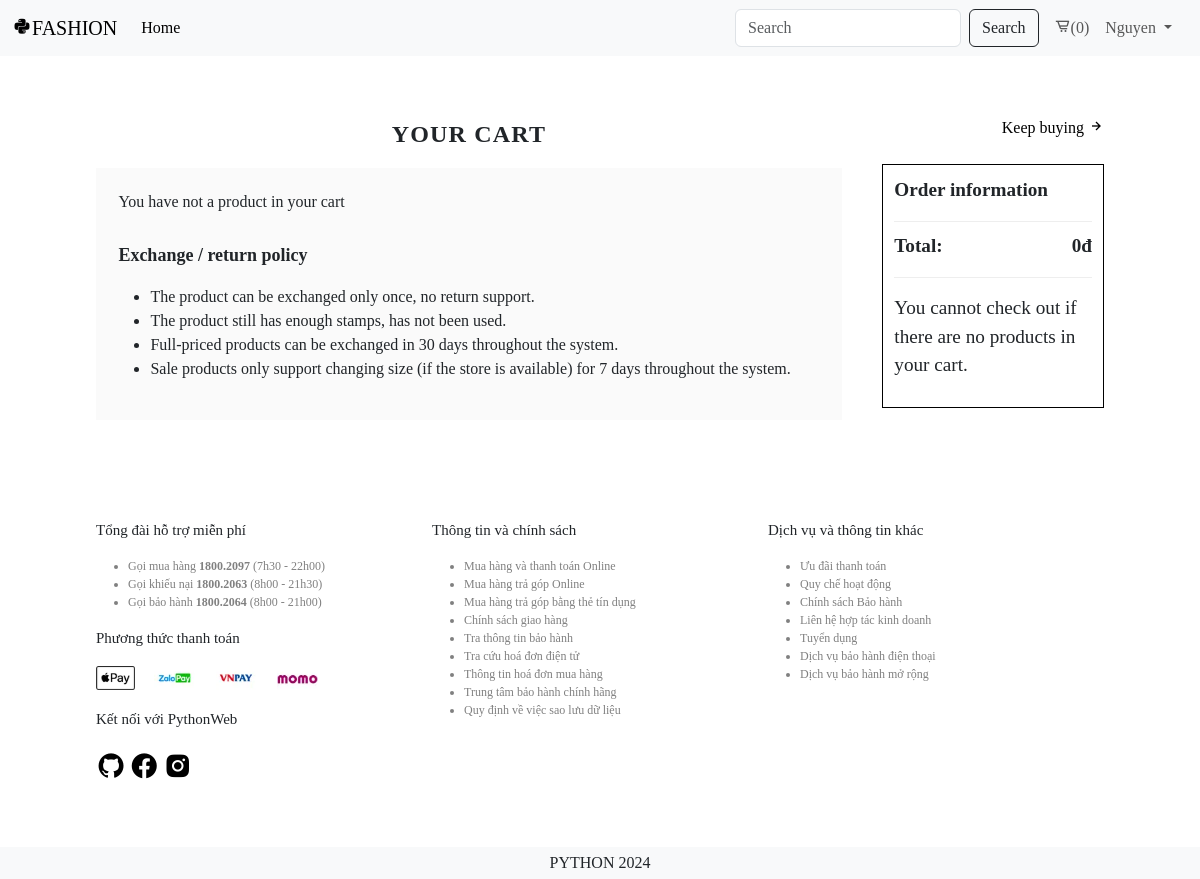
/cart/ (signed in), run on an earlier commit of the app's database.
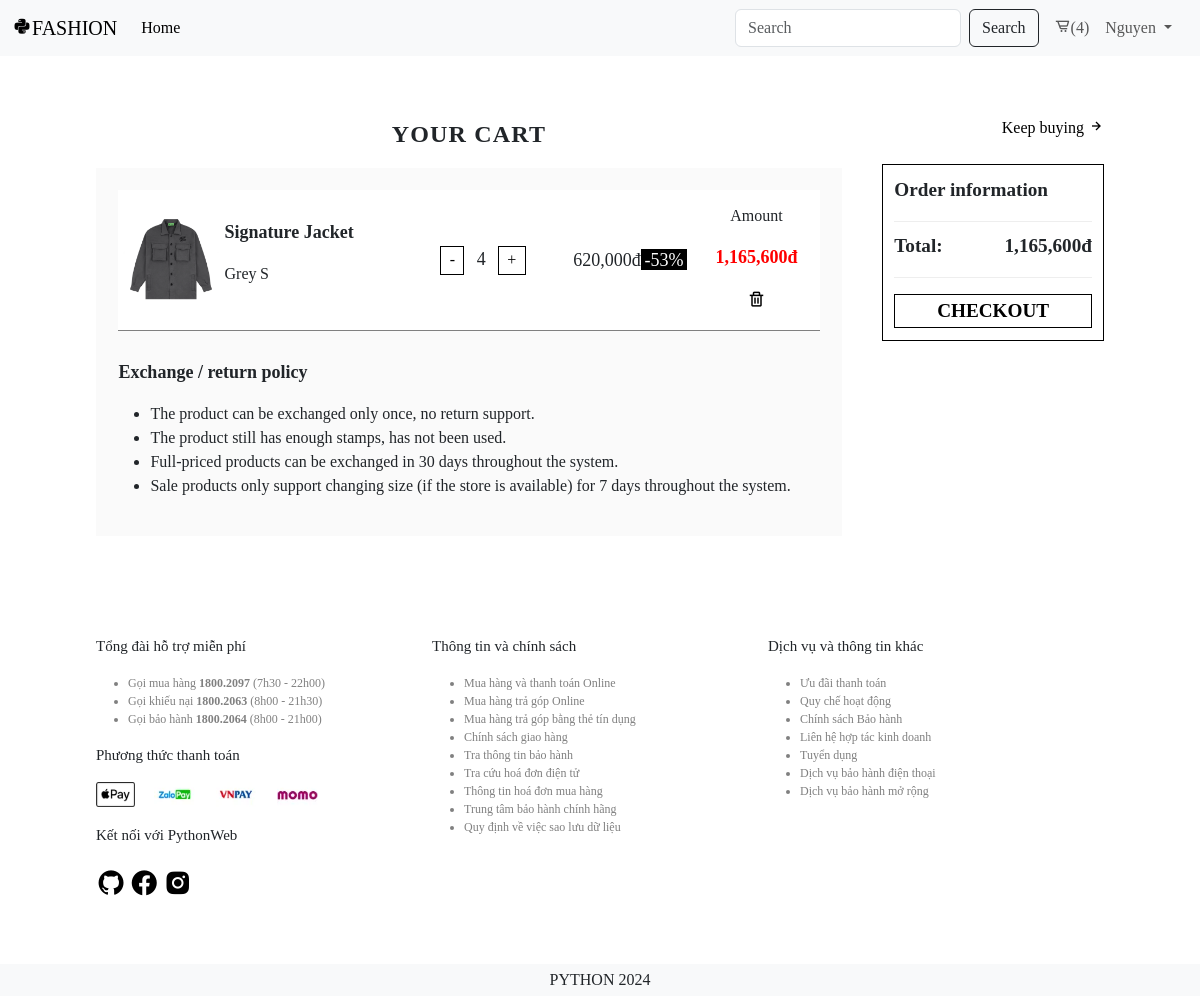
And on a later commit of the database.
### app/models.py (models this page shows, shortened)
class CartDetail(models.Model):
    id = models.AutoField(primary_key=True)
    cart = models.ForeignKey(Cart, on_delete=models.CASCADE, null=True, blank=False, related_name='cart_details')
    product = models.ForeignKey(Product, on_delete=models.SET_NULL, null=True, blank=True)
    size = models.ForeignKey(Size, on_delete=models.SET_NULL, null=True, blank=True)
    quantity = models.IntegerField(null=True, blank=True)

class Product(models.Model):
    id = models.AutoField(primary_key=True)
    category = models.ForeignKey(Category, on_delete=models.SET_NULL, null=True, blank=False)
    sample = models.ForeignKey(Sample, on_delete=models.SET_NULL, null=True, blank=False)
    image = models.ImageField(null=True, blank=True)
    name = models.CharField(max_length=255, null=True, blank=False)
    color = models.ForeignKey(Color, on_delete=models.SET_NULL, null=True, blank=False)
    discount = models.IntegerField(null=True, blank=True)
    price = models.IntegerField(null=True, blank=True)
    infor = models.CharField(max_length=255, null=True, blank=True)
    state = models.ForeignKey(State, on_delete=models.SET_NULL, null=True, blank=False)

class Color(models.Model):
    id = models.AutoField(primary_key=True)
    code = models.CharField(max_length=255, null=True, blank=False)
    name = models.CharField(max_length=255, null=True, blank=False)
    state = models.ForeignKey(State, on_delete=models.SET_NULL, null=True, blank=True)

class Size(models.Model):
    id = models.AutoField(primary_key=True)
    code = models.CharField(max_length=255, null=True, blank=False)
    name = models.CharField(max_length=255, null=True, blank=False)
    state = models.ForeignKey(State, on_delete=models.SET_NULL, null=True, blank=True)
    def __str__(self):
        return self.code

### app/views.py (the view)
# urls.py: path('cart/', views.cart, name='cart'),
def cart(request):
    customer = request.user
    if customer.is_authenticated:
        total_price = 0
        cart, items, total_items = get_cart_items(customer)
        for item in items:
            if item.product.discount == 0:
                item.amount = int(item.product.price * item.quantity)
            else:
                item.amount = int((item.product.price * (100 - item.product.discount) / 100) * item.quantity)
            total_price += item.amount
        total_price = int(total_price)
    else:
        cart, items, total_items, total_price = None, [], 0, 0
    context = {'items': items, 'cart': cart, 'total_items': total_items, 'samples': _active_samples, 'total_price': total_price}
    return render(request, 'app/client/cart.html', context)

### app/views.py (called while the page is built)
def get_cart_items(customer):
    if customer:
        cart, created = Cart.objects.get_or_create(customer=customer)
        items = CartDetail.objects.filter(cart=cart)
        total_items = items.aggregate(Sum('quantity'))['quantity__sum'] or 0
        return cart, items, total_items
    else:
        return None, [], 0

### app/templates/app/client/cart.html (shortened to what this page needs)
{% extends 'app/base_client/base.html' %}
{% load humanize %}
{% block cp_main %}
<div class="cart">
    <div class="your_cart">
        <p class="header_cart center">YOUR CART</p>
        <div class="cart_product">
            {% if total_items == 0 %}
            <p>You have not a product in your cart</p>
            {% else %}
            <div class="table_product">
                <table>
                    {% for item in items %}
                    <tr>
                        <td style="width: 15%;">
                            <img src="{{item.product.image.url}}" alt="image" style="width: 100%;" />
                        </td>
                        <td style="width: 25%;">
                            <p class="name_product">{{item.product.name}}</p>
                            <div class="color-size">
                                <p>{{item.product.color.name}}</p>
                                <p>{{item.size}}</p>
                            </div>
                        </td>
                        <td class="quantity ">
                            <button data-product={{item.product.id}} data-size={{item.size}} data-action="remove"
                                class="button_quantity update-cart">-</button>
                            <span class="number_quantity">{{item.quantity}}</span>
                            <button data-product={{item.product.id}} data-size={{item.size}} data-action="add"
                                class="button_quantity update-cart">+</button>
                        </td>
                        <td style="text-align: center; font-size: large; width: 18%;">
                            {% if item.product.discount != 0 %}
                            {{item.product.price|intcomma}}đ<span class="discount">-{{item.product.discount}}%</span>
                            {%else%}
                            {{item.product.price|intcomma}}đ
                            {%endif%}
                        </td>
                        <td class="amount-trash" style="text-align: center; width: 18%">
                            <p>Amount</p>
                            <p class="amount">{{item.amount|intcomma}}đ</p>
                            <button data-product={{item.product.id}} data-size={{item.size}} data-action="delete"
                                class=" trash update-cart"><i class='bx bx-trash'></i></button>
                        </td>
                    </tr>
                    {% endfor %}
                </table>
            </div>
            {% endif %}
            <div class="policy_product">
                <p class="header_policy">Exchange / return policy</p>
                <ul>
                    <li>The product can be exchanged only once, no return support.</li>
                    <li>The product still has enough stamps, has not been used.</li>
                    <li>Full-priced products can be exchanged in 30 days throughout the system.</li>
                    <li>Sale products only support changing size (if the store is available) for 7 days throughout the
                        system.</li>
                </ul>
            </div>
        </div>
    </div>
    <div class="cart_infor">
        <p class="header_info end">
            <a href="{% url 'home' %}">Keep buying <i class='bx bx-right-arrow-alt'></i></a>
        </p>
        <div class="information">
            <p class="title">Order information</p>
            <div class="total between">
                <p>Total:</p>
                <p id="total-amount">{{total_price|intcomma}}đ</p>
            </div>
            <div class="btn_payment">
                {% if total_items == 0 %}
                <p style='font-weight: 500'>You cannot check out if there are no products in your cart.</p>
                {% else %}
                <a href="{% url 'payment' %}" class="a_button center">CHECKOUT</a>
                {% endif %}
            </div>
        </div>
    </div>
</div>
{% endblock cp_main %}

### app/templates/app/base_client/base.html (shortened to what this page needs)
{% load static %}
<!DOCTYPE html>
<html lang="en">
<head>
    <link rel="stylesheet" type="text/css" href="{% static 'app/css/style_client.css' %}?v=2">
    <link rel="stylesheet" type="text/css" href="{% static 'app/css/responsive_client.css' %}?v=2">
    <link href='https://unpkg.com/boxicons@2.1.4/css/boxicons.min.css' rel='stylesheet'>
    <link href="https://cdn.jsdelivr.net/npm/bootstrap@5.3.2/dist/css/bootstrap.min.css" rel="stylesheet"
>
    <link rel="stylesheet"
        href="https://cdnjs.cloudflare.com/ajax/libs/ion-rangeslider/2.3.1/css/ion.rangeSlider.min.css" />
</head>
<body>
    {% load humanize %}
    {% include 'app/base_client/header.html' with categories=categories samples=samples %}
    {% block cp_main %}{% endblock cp_main %}
    {% include 'app/base_client/footer.html' %}
    <footer class="fixed-bottom container--fluid text-center p-1 bg-body-tertiary">PYTHON 2024</footer>
</body>
</html>

### app/templates/app/base_client/header.html (shortened to what this page needs)
{% load static %}
<div class="header">
    <nav class="navbar navbar-expand-lg bg-body-tertiary">
        <div class="container-fluid">
            <a class="navbar-brand" href="{% url 'home'%}">
                <i class='bx bxl-python icons'></i>FASHION
            </a>
            <div class="collapse navbar-collapse" id="navbarSupportedContent">
                <ul class="navbar-nav me-auto mb-2 mb-lg-0">
                    <li class="nav-item">
                        <a class="nav-link active" aria-current="page" href="{% url 'home'%}">Home</a>
                    </li>
                </ul>
                <form class="d-flex" role="search" method="POST" action="{% url 'search' %}">
                    <input class="form-control me-2" name="searched" type="search" placeholder="Search"
                        aria-label="Search">
                    <button class="btn btn-outline-dark" type="submit">Search</button>
                </form>
                <ul class="navbar-nav mx-2">
                    <li class="nav-item">
                        <a href="{% url 'cart'%}" class="nav-link login" aria-current="page">
                            <i class='bx bx-cart-alt icons'></i>({{ total_items }})
                        </a>
                    </li>
                    {% if request.user.is_authenticated %}
                    <li class="nav-item dropdown">
                        <a class="nav-link dropdown-toggle" href="#" role="button" data-bs-toggle="dropdown"
                            aria-expanded="false">
                            {{request.user}}
                        </a>
                    </li>
                    {% else %}
                    <li class="nav-item">
                        <a href="{% url 'login' %}" class="nav-link login" aria-current="page">LOGIN</a>
                    </li>
                    {% endif %}
                </ul>
            </div>
        </div>
    </nav>
</div>

### app/templates/app/base_client/footer.html
{% load static %}
<div class="footer">
    <div class="support-payway-connect">
        <div class="support">
            <p>Tổng đài hỗ trợ miễn phí</p>
            <ul>
                <li>Gọi mua hàng <b>1800.2097</b> (7h30 - 22h00)</li>
                <li>Gọi khiếu nại <b>1800.2063</b> (8h00 - 21h30)</li>
                <li>Gọi bảo hành <b>1800.2064</b> (8h00 - 21h00)</li>
            </ul>
        </div>
        <div class="payway">
            <p>Phương thức thanh toán</p>
            <ul class="payway_img" style="list-style: none; padding: 0;">
                <li>
                    <img src="{%static 'app/images/apple-pay.png' %}" alt="apple-pay" class="image" />
                </li>
                <li>
                    <img src="{%static 'app/images/zalo-pay.png' %}" alt="zalo-pay" class="image" />
                </li>
                <li>
                    <img src="{%static 'app/images/vn-pay.png' %}" alt="vn-pay" class="image" />
                </li>
                <li>
                    <img src="{%static 'app/images/momo.png' %}" alt="momo" class="image" />
                </li>
            </ul>
        </div>
        <div class="connect">
            <p>Kết nối với PythonWeb</p>
            <ul class="connect_i" style="list-style: none; padding: 0;">
                <li>
                    <a href="https://github.com/ngonguyen1512" target="_blank">
                        <i class='bx bxl-github'></i>
                    </a>
                </li>
                <li>
                    <a href="https://web.facebook.com/ngonguyenthanhnguyen1349" target="_blank">
                        <i class='bx bxl-facebook-circle'></i>
                    </a>
                </li>
                <li>
                    <a href="https://www.instagram.com/ngo__nguyen__152/" target="_blank">
                        <i class='bx bxl-instagram-alt'></i>
                    </a>
                </li>
            </ul>
        </div>
    </div>
    <div class="policy">
        <p>Thông tin và chính sách</p>
        <ul>
            <li>Mua hàng và thanh toán Online</li>
            <li>Mua hàng trả góp Online</li>
            <li>Mua hàng trả góp bằng thẻ tín dụng</li>
            <li>Chính sách giao hàng</li>
            <li>Tra thông tin bảo hành</li>
            <li>Tra cứu hoá đơn điện tử</li>
            <li>Thông tin hoá đơn mua hàng</li>
            <li>Trung tâm bảo hành chính hãng</li>
            <li>Quy định về việc sao lưu dữ liệu</li>
        </ul>
    </div>
    <div class="service">
        <p>Dịch vụ và thông tin khác</p>
        <ul>
            <li>Ưu đãi thanh toán</li>
            <li>Quy chế hoạt động</li>
            <li>Chính sách Bảo hành</li>
            <li>Liên hệ hợp tác kinh doanh</li>
            <li>Tuyển dụng</li>
            <li>Dịch vụ bảo hành điện thoại</li>
            <li>Dịch vụ bảo hành mở rộng</li>
        </ul>
    </div>
</div>

### app/static/app/css/style_client.css (style rules this page uses)
* { font-family: 'Oswald' !important; }
.center { display: flex; align-items: center; justify-content: center; }
.end { display: flex; align-items: center; justify-content: end; }
.between { display: flex; align-items: center; justify-content: space-between; }
a.a_button { padding: 1% 3%; border: 1px solid #000; text-decoration: none; color: #000; }
.header { position: sticky; top: 0; z-index: 99; }
.footer { display: grid; padding: 2% 8% 6% 8%; grid-template-columns: repeat(3, minmax(0, 1fr)); }
.footer p { font-size: 15px; }
.footer ul li { cursor: pointer; color: #808080; font-size: 12px; }
.footer .support-payway-connect .payway ul, .footer .support-payway-connect .connect ul { gap: 1%; display: flex; }
.footer .support-payway-connect .payway ul .image { width: 70%; }
.footer .support-payway-connect .connect .connect_i li a { color: #000; font-size: 30px; }
.cart { gap: 4%; display: grid; padding: 5% 8%; grid-template-columns: repeat(4, minmax(0, 1fr)); }
.cart .your_cart { margin-bottom: 2%; grid-column: span 3 / span 3; }
.cart .your_cart .header_cart { font-weight: 700; font-size: x-large; letter-spacing: 0.05em; }
.cart .your_cart .cart_product { padding: 3%; background-color: #fafafa; }
.cart .your_cart .cart_product .table_product { background-color: #fff; }
.cart .your_cart .cart_product .table_product table { width: 100%; }
.cart .your_cart .cart_product .table_product table tr { border-bottom: 1px solid #808080; }
.cart .your_cart .cart_product .table_product .color-size, .payment .product_infor .product_select .table_product .color-size { gap: 2%; display: flex; }
.cart .your_cart .cart_product .table_product .name_product, .payment .product_infor .product_select .table_product .amount, .payment .product_infor .product_select .table_product .name_product { font-weight: 600; font-size: large; }
.cart .your_cart .cart_product .table_product .quantity { text-align: center; }
.cart .your_cart .cart_product .table_product .quantity .button_quantity { padding: 1% 5%; border: 1px solid #000; background-color: transparent; }
.cart .your_cart .cart_product .quantity .number_quantity { margin: 0 5%; font-size: large; }
.cart .your_cart .cart_product .table_product .amount-trash .amount { font-weight: 600; color: #ff0000; font-size: large; }
.cart .your_cart .cart_product .table_product .amount-trash .trash { border: 0; font-size: large; background-color: transparent; }
.cart .your_cart .cart_product .table_product .discount { color: #fff; margin: auto 0; padding: 0.5% 3%; text-align: center; background-color: #000; }
.cart .policy_product { margin-top: 4%; }
.cart .policy_product .header_policy { font-weight: 600; font-size: large; }
.cart .cart_infor .header_info a { color: #000; text-decoration: none; }
.cart .cart_infor .information { padding: 5%; margin-top: 11%; font-weight: 600; font-size: larger; border: 1px solid #000; }
.cart .cart_infor .information .total { padding-top: 5%; border-top: 1px solid #eeeeee; border-bottom: 1px solid #eeeeee; }
.cart .cart_infor .information .btn_payment { padding-top: 8%; }

What changed in the data, as far as the page shows it:
added CartDetail: product.image (picture), product.name "Signature Jacket", product.color.name "Grey", size "S", quantity "4", product.price "620,000", product.discount "53", amount "1,165,600"
Also different on the page:
{{ total_items }}: "0" → "4"
{{ total_price|intcomma }}: "0" → "1,165,600"
text no longer shown: "You have not a product in your cart You cannot check out if there are no products in your cart."
text now shown: "CHECKOUT"
